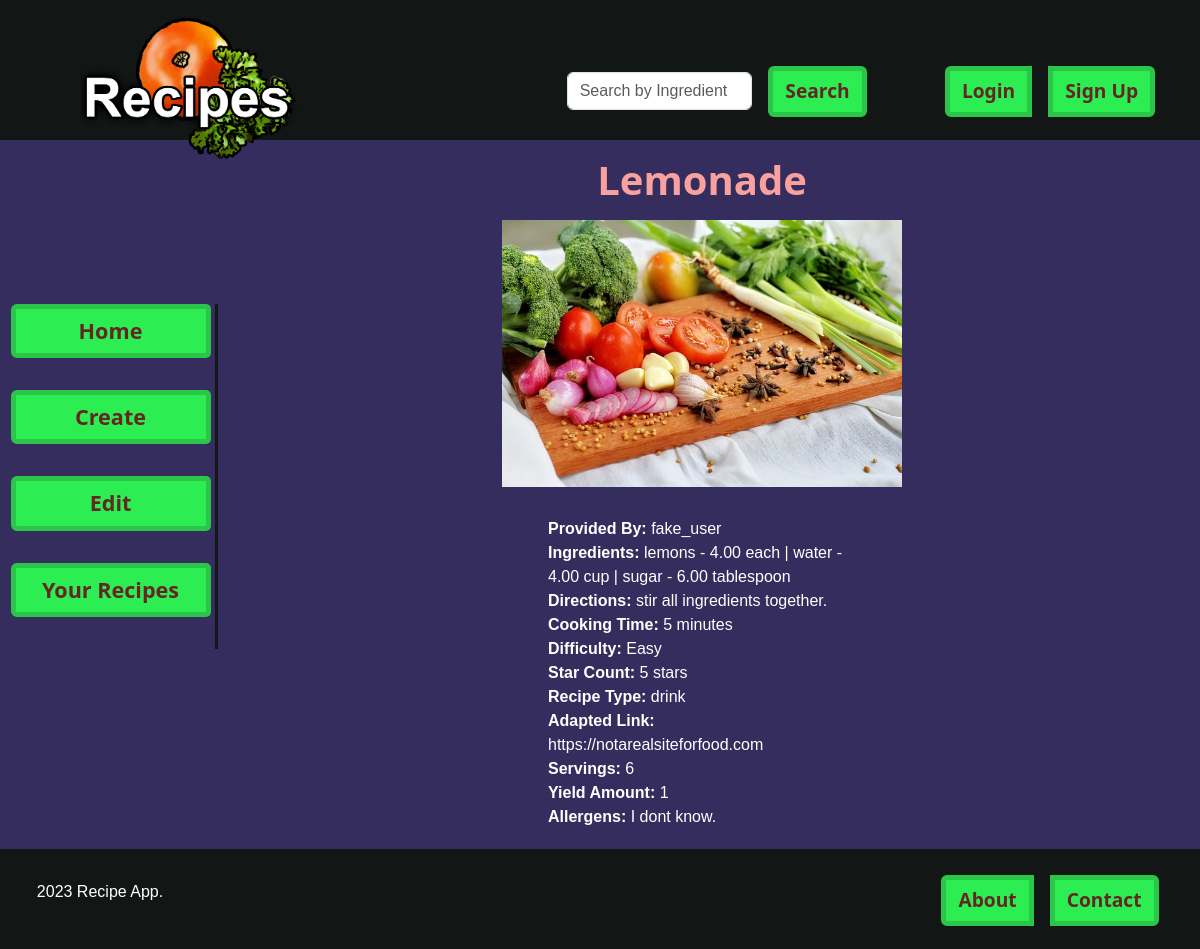
The page /list/1 on the database as committed earlier.
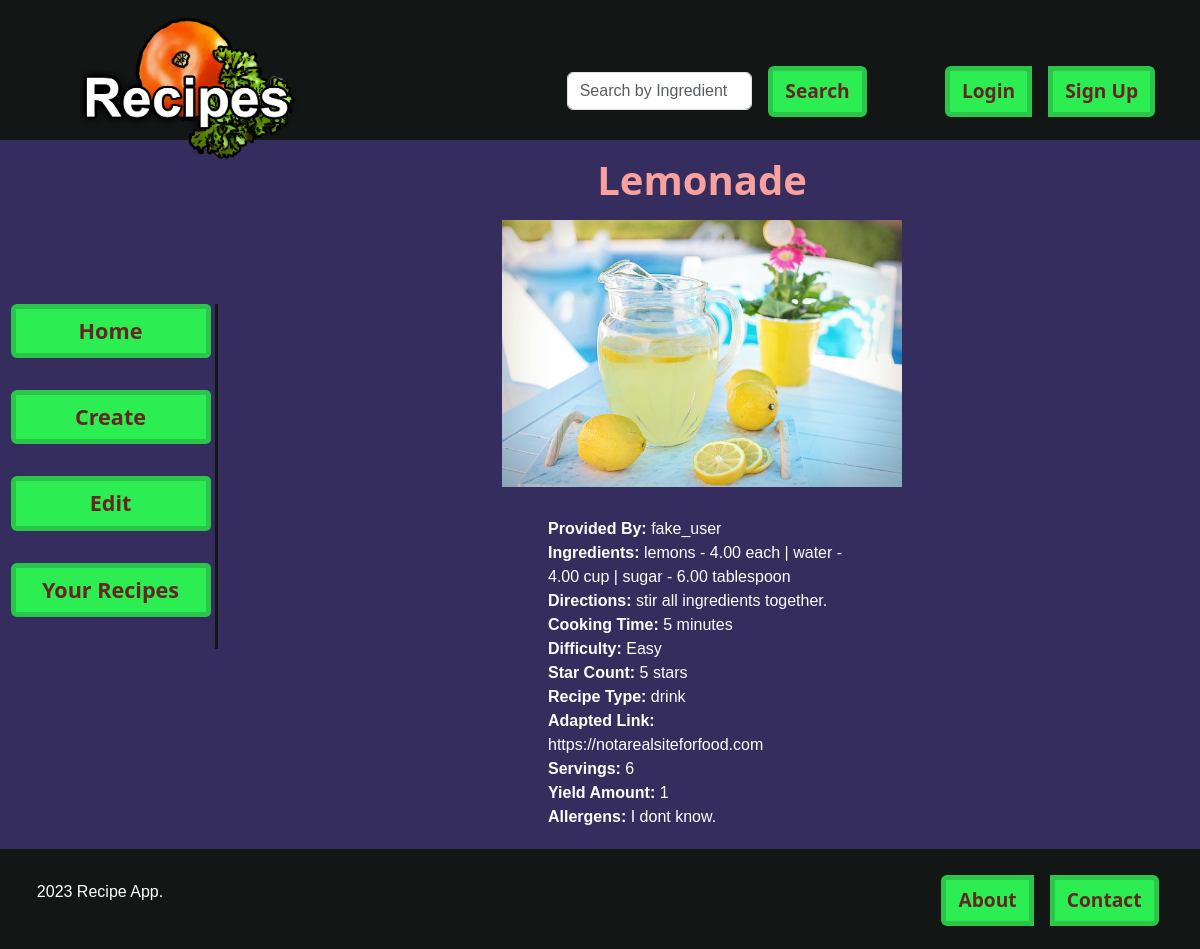
The same page on the database as committed later.
### recipe/models.py (models this page shows, shortened)
class Recipe(models.Model):
    id = models.AutoField(primary_key=True)
    title = models.CharField(max_length=255)
    user = models.ForeignKey(
        "user.User",
        on_delete=models.CASCADE,
        default=None,
        null=True,
        related_name="recipes",
    )
    recipe_ingredients = models.ManyToManyField(
        "recipeingredient.RecipeIngredient",
        through="recipeingredientintermediary.RecipeIngredientIntermediary",
    )
    directions = models.TextField()
    cooking_time = models.PositiveIntegerField(null=True, blank=False)
    star_count = models.PositiveIntegerField(
        choices=[(i, i) for i in range(1, 6)], null=True, blank=False
    )
    recipe_type = models.CharField(max_length=100, choices=RECIPE_TYPES, blank=False)
    adapted_link = models.URLField(blank=True, null=True, default=None)
    servings = models.PositiveIntegerField(null=True, blank=False)
    yield_amount = models.IntegerField(blank=True, null=True, default=None)
    allergens = models.TextField(
        blank=True,
    )
    small_desc = models.TextField(
        max_length=200, default="No Description has been added currently."
    )
    pic = models.ImageField(upload_to="recipe", default="no_picture.jpg")
    def calculate_difficulty(self):
        try:
            ingredients_len = len(self.recipe_ingredients.all())
            if self.cooking_time < 10 and ingredients_len < 4:
                return "Easy"
            elif self.cooking_time < 10 and ingredients_len > 4:
                return "Medium"
            elif self.cooking_time >= 10 and ingredients_len < 4:
                return "Intermediate"
            elif self.cooking_time >= 10 and ingredients_len >= 4:
                return "Hard"
        except:
            print("Missing an appropriate cooking time or ingredients.")
            return "Missing cooking time or ingredients."

### user/models.py (models this page shows)
class User(models.Model):
    id = models.AutoField(primary_key=True)
    username = models.CharField(max_length=150, unique=True)
    password = models.CharField(max_length=128)
    email = models.EmailField(unique=True)
    pic = models.ImageField(upload_to="user", default="no_picture.jpg")
    def __str__(self):
        return str(self.username)

### recipe/views.py (the view)
# urls.py: path("list/<pk>", RecipeDetailView.as_view(), name="detail"),
class RecipeDetailView(DetailView):  # class-based view
    model = Recipe  # specify model
    template_name = "recipe/recipe_detail.html"  # specify template

### ingredient/models.py (called while the page is built)
    def __str__(self):
        return str(self.name)

### recipe/templates/recipe/recipe_detail.html (shortened to what this page needs)
{% extends "recipe/recipes_home.html" %}
{% load static %}
{% load custom_filters %}
    {% block main %}
    <div class="row" style="margin-top: 156px">
        <div class="col-2"></div>
        <div class="col-10">
            <main>
                <section class="container" style="color: white;">
                    <div class="row">
                        <div class="col-12 card-title-style" style="text-align: center; justify-content: center;">
                            <h1><b>{{object.title}}</b></h1>
                            <img src="{{object.pic.url}}" style="padding-bottom: 6px; width: 400px;" />
                        </div>
                    </div>
                    <div class="row">
                        <div class="col-4"></div>
                        <div class="col-4" style="text-align: left; justify-content: left; padding-bottom: 20px;">
                            <br>
                            <b>Provided By: </b>{{object.user}}
                            <br>
                            <b>Ingredients: </b>
                            {% for ingredient in object.recipe_ingredients.all %}
                            {{ ingredient.ingredient }} - {{ ingredient.amount }} {{ ingredient.amount_type }}
                            {% if not forloop.last %}| {% endif %}
                            {% endfor %}
                            <br>
                            <b>Directions: </b>{{object.directions}}
                            <br>
                            <b>Cooking Time: </b>{{object.cooking_time}} minutes
                            <br>
                            <b>Difficulty: </b>{{object.calculate_difficulty}}
                            <br>
                            <b>Star Count: </b>{{object.star_count}} stars
                            <br>
                            <b>Recipe Type: </b>{{object.recipe_type}}
                            <br>
                            <b>Adapted Link: </b>{{object.adapted_link}}
                            <br>
                            <b>Servings: </b>{{object.servings}}
                            <br>
                            <b>Yield Amount: </b>{{object.yield_amount}}
                            <br>
                            <b>Allergens: </b>{{object.allergens}}
                        </div>
                        <div class="col-4"></div>
                    </div>
                </section>
            </main>
        </div>
    </div>
    {% endblock %}

Rows that differ between the two databases and show on the page:
changed Recipe "Lemonade": pic: picture added in place of a placeholder
